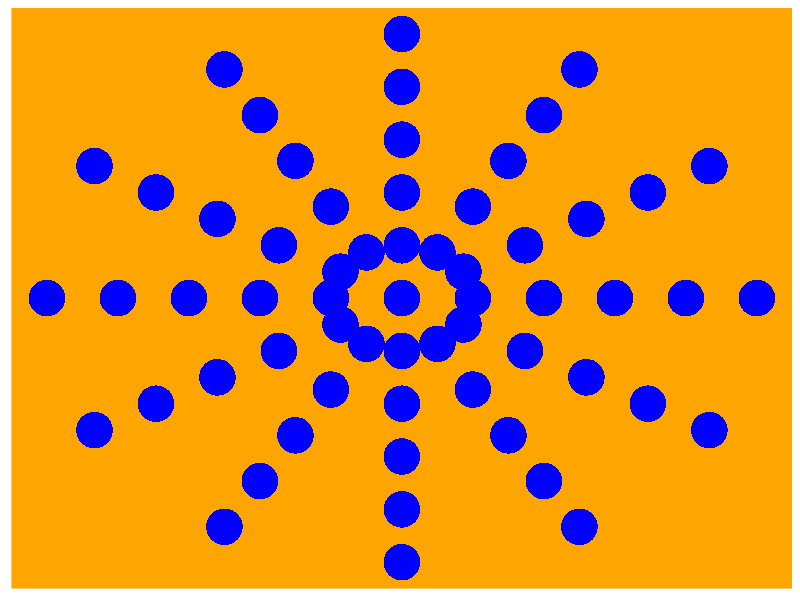
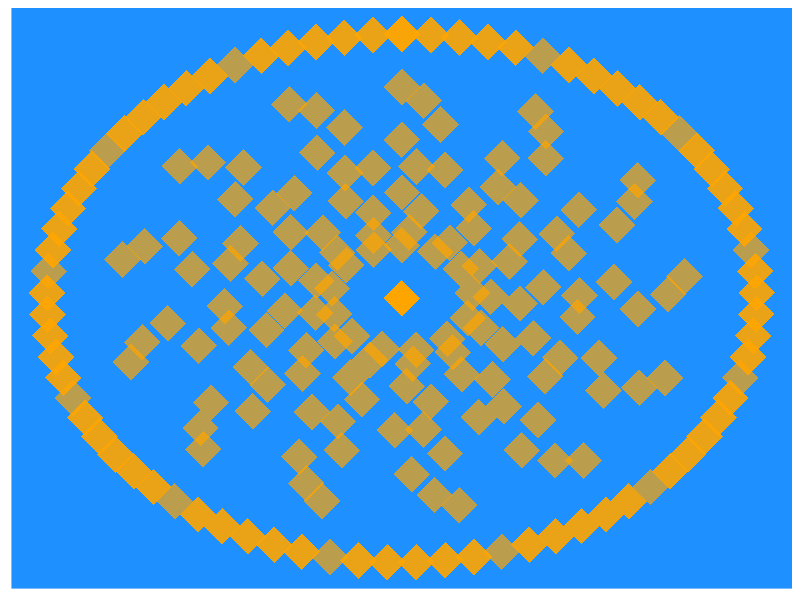
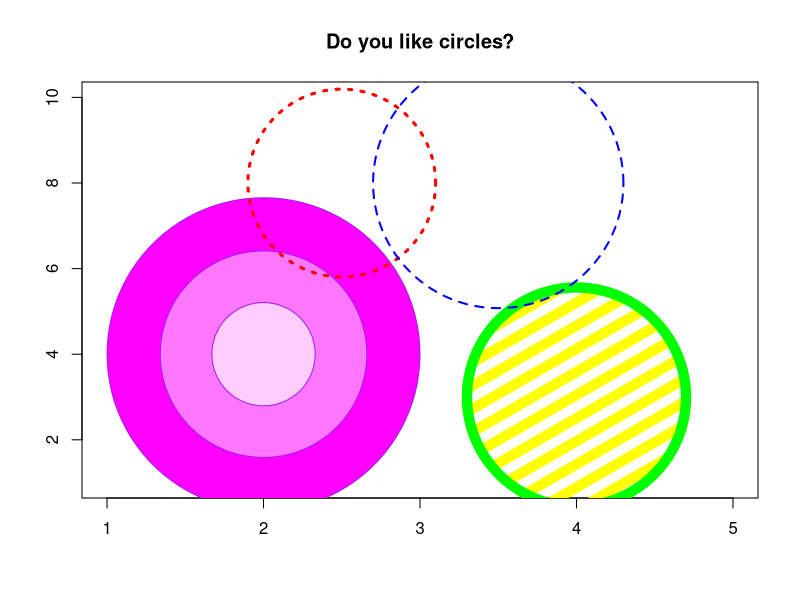
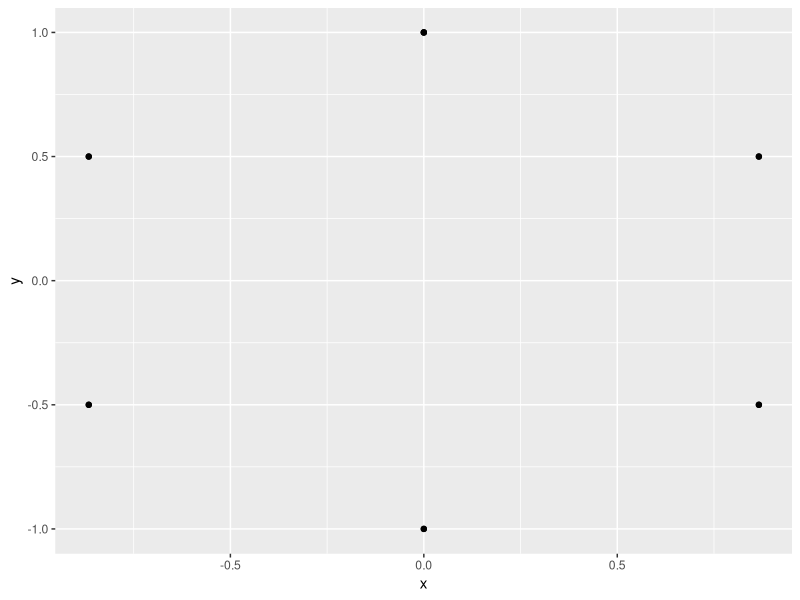
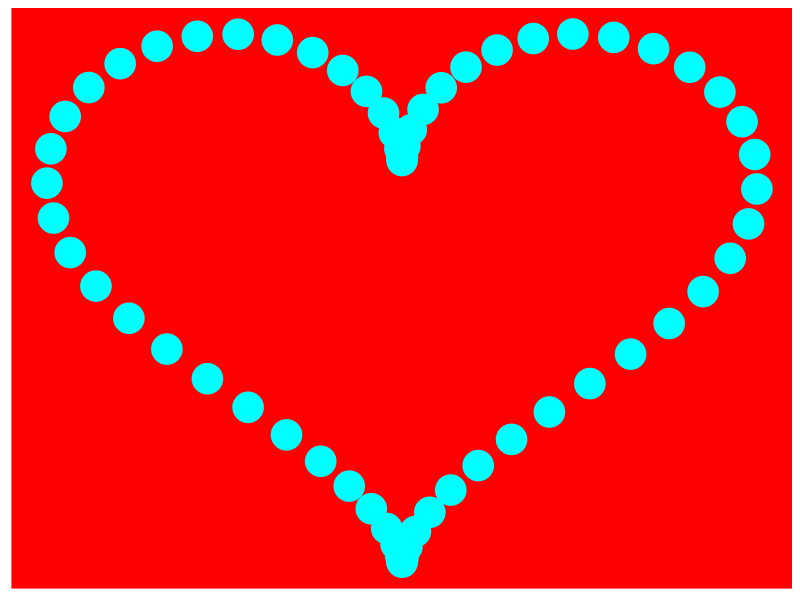

Reproduce these figures in R, in order.
library(ggplot2)


#set number of beginning stitches and rounds
beginning_stitches <- 12
rounds <- 5
spokes <- seq(0, 2*pi, length.out = beginning_stitches + 1)
#set coordinates for spokes
x <- sin(spokes)
y <- cos(spokes)
xy <- data.frame(spokes, x, y)

xs <- c()
ys <- c()
for(i in 1:nrow(xy)) {
  new_x <- seq(0, xy$x[i], length.out = rounds + 1)
  xs <- c(xs, new_x)
  new_y <- seq(0, xy$y[i], length.out = rounds + 1)
  ys <- c(ys, new_y)
}
xs <- c(xs, x)
ys <- c(ys, y)
xy2 <- data.frame(xs, ys)  

q <- ggplot(xy2, aes(xs, ys))
q +  geom_point(size = 12, alpha = 1, color = "blue", shape = 16) +
  theme(panel.grid = element_blank(), panel.background = element_rect(fill = "orange"),
        axis.text = element_blank(), axis.ticks = element_blank(), axis.title = element_blank(),
        legend.position = "none")







#try this again with all stitches

#set number of spokes
#set number of spokes
beginning_stitches <- 12

rounds <- 5
spokes <- seq(0, 2*pi, length.out = (beginning_stitches + 1) *
                (rounds + 1))
#set coordinates for spokes
x <- sin(spokes)
y <- cos(spokes)
def <- data.frame(spokes, x, y)

xs <- c()
ys <- c()
for(i in 1:nrow(def)) {
  quest <- ((i - 1) %% (rounds + 1)) 
  l_out <- (rounds + 1) - quest
  new_x <- seq(0, def$x[i], length.out = l_out)
  xs <- c(xs, new_x)
  new_y <- seq(0, def$y[i], length.out = l_out)
  ys <- c(ys, new_y)
}
xs <- c(xs, x)
ys <- c(ys, y)
def1 <- data.frame(xs, ys)  

q <- ggplot(def1, aes(xs, ys))
q +  geom_point(size = 12, alpha = 0.7, color = "orange", shape = 18) +
  theme(panel.grid = element_blank(), panel.background = element_rect(fill = "#1E90FF"),
        axis.text = element_blank(), axis.ticks = element_blank(), axis.title = element_blank(),
        legend.position = "none")

quests <- c()
for(i in 1:61) {
  qw <- (i - 1) %% (rounds + 1)
  quests <- c(quests, qw)
}
numz <- (rounds + 1) - quests 
35 %% (rounds + 1)



test <- xy$x ^ 2 + xy$y ^2
test2 <- xy2$xs ^2 + xy2$ys

library(plotrix)

plot(1:5,seq(1,10,length=5),type="n",xlab="",ylab="",main="Do you like circles?")
draw.circle(2,4,c(1,0.66,0.33),border="purple",
            col=c("#ff00ff","#ff77ff","#ffccff"),lty=1,lwd=1)
draw.circle(2.5,8,0.6,border="red",lty=3,lwd=3)
draw.circle(4,3,0.7,border="green",col="yellow",lty=1,
            density=5,angle=30,lwd=10)
draw.circle(3.5,8,0.8,border="blue",lty=2,lwd=2)



#set number of beginning stitches and rounds
beginning_stitches <- 12
rounds <- 5
radiuz <- 2
newspokes <- seq(0, 2*pi*radiuz, length.out = beginning_stitches + 1)
#set coordinates for spokes
x <- sin(newspokes)
y <- cos(newspokes)
newxy <- data.frame(newspokes, x, y)

ggplot(newxy, aes(x = x, y = y)) + geom_point()









#####heart
dat <- data.frame(t=seq(0, 2*pi, by=0.1))
xhrt <- function(t) 16*sin(t)^3
yhrt <- function(t) 13*cos(t) - 5*cos(2*t) - 
  2*cos(3*t) - cos(4*t)
dat$y = yhrt(dat$t)
dat$x = xhrt(dat$t)


ggplot(dat, aes(x = x, y = y)) + 
  geom_point(size = 10, color = "#00ffff")+
  theme(panel.grid = element_blank(), 
        panel.background = element_rect(fill = "#ff0000"),
        axis.text = element_blank(), 
        axis.ticks = element_blank(), axis.title = element_blank(),
        legend.position = "none")


